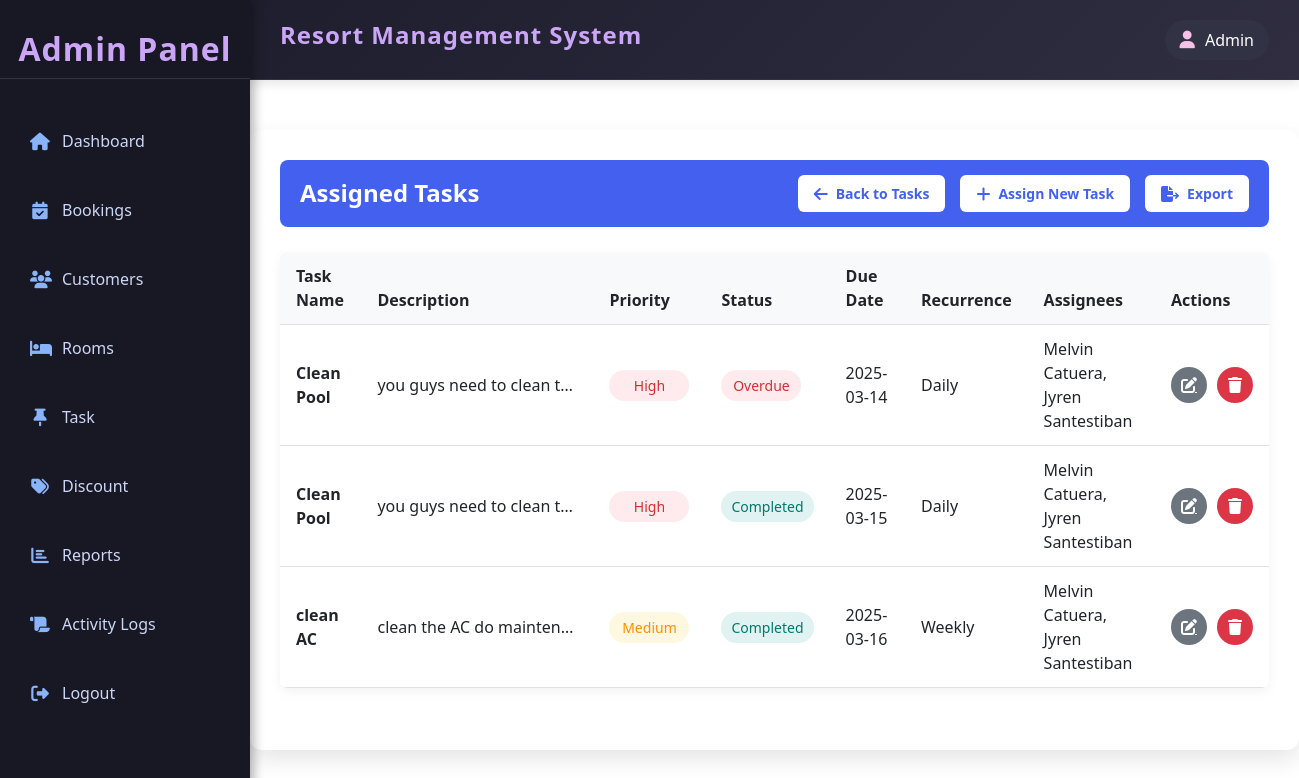
Before: /admin/task/task_assigned_list.php (signed in) with the older database file.
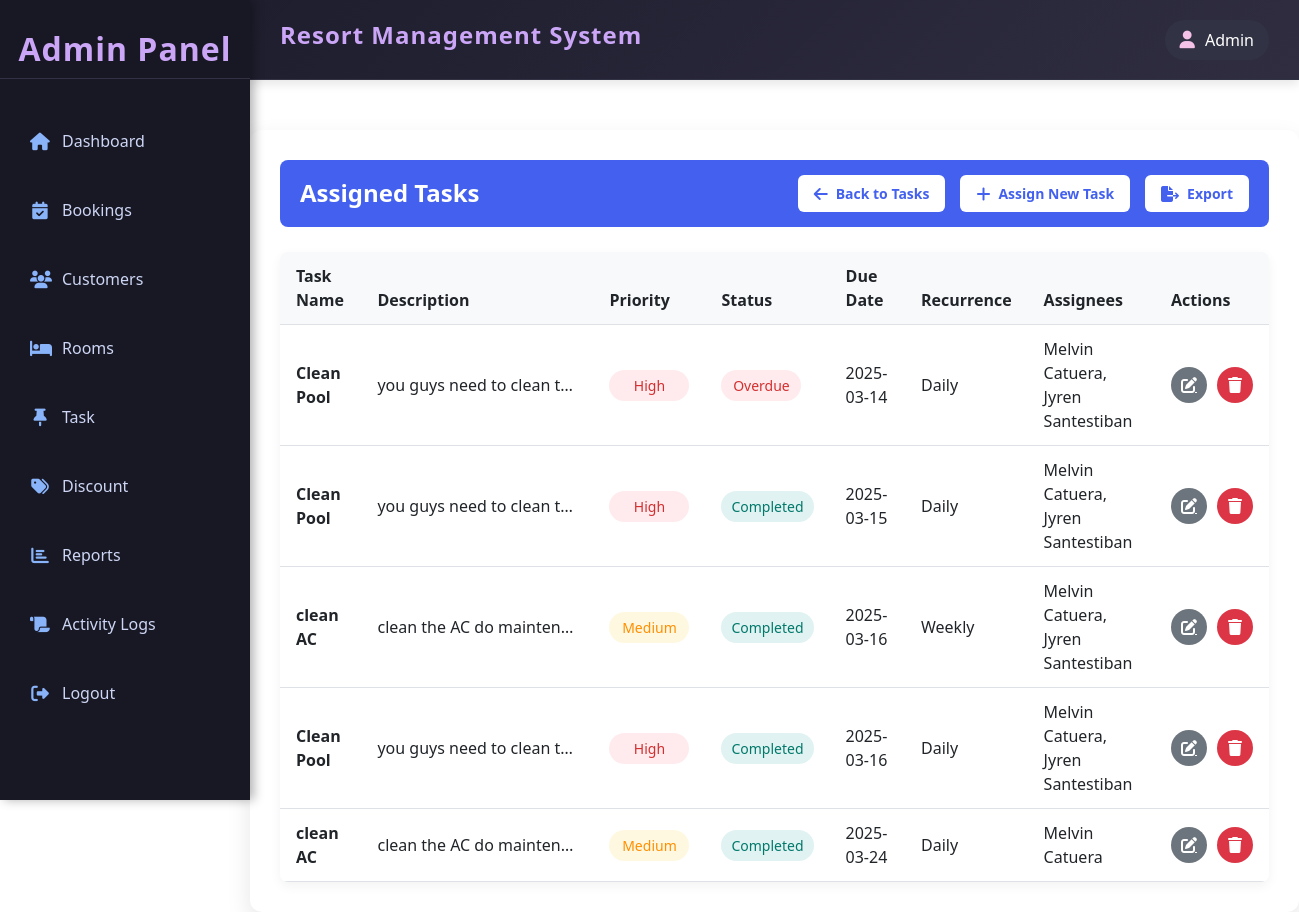
After: the same page with the newer database file.
### tables this page shows
CREATE TABLE IF NOT EXISTS `tasks` (
  `id` int(11) NOT NULL AUTO_INCREMENT,
  `title` varchar(255) NOT NULL,
  `description` text DEFAULT NULL,
  `priority` enum('Low','Medium','High') NOT NULL,
  `status` enum('Pending','Overdue','Completed') NOT NULL DEFAULT 'Pending',
  `due_date` date NOT NULL,
  `recurrence` enum('None','Daily','Weekly','Monthly') DEFAULT 'None',
  `template_id` int(11) NOT NULL,
  `created_at` timestamp NOT NULL DEFAULT current_timestamp(),
  `updated_at` timestamp NULL DEFAULT current_timestamp() ON UPDATE current_timestamp(),
  PRIMARY KEY (`id`)
);

### admin/task/task_assigned_list.php (the view, shortened to what this page needs)
<?php
include('../../resources/database/config.php');
include ('../includes/template.php');
$sql = "
    SELECT
        t.id AS task_id,
        t.title,
        t.description,
        t.priority,
        t.status,
        t.due_date,
        t.recurrence,
        GROUP_CONCAT(CONCAT(u.fname, ' ', u.lname) SEPARATOR ', ') AS assignees
    FROM
        tasks t
    INNER JOIN
        task_assignees ta ON t.id = ta.task_id
    INNER JOIN
        account a ON ta.staff_id = a.account_id
    INNER JOIN
        user u ON a.account_id = u.account_id
    GROUP BY
        t.title, t.due_date, t.recurrence
    ORDER BY
        t.due_date ASC
";
$result = mysqli_query($conn, $sql);
?>
<!DOCTYPE html>
<html lang="en">
<head>
    <link rel="stylesheet" href="https://cdn.jsdelivr.net/npm/bootstrap@5.3.0/dist/css/bootstrap.min.css">
    <link rel="stylesheet" href="https://cdnjs.cloudflare.com/ajax/libs/font-awesome/6.4.2/css/all.min.css">
</head>
<body>
    <div class="content">
        <div class="navigation-banner">
            <h2 class="banner-title">Assigned Tasks</h2>
            <div class="banner-actions">
                <a href="index.php" class="banner-btn"><i class="fas fa-arrow-left"></i> Back to Tasks</a>
                <a href="task_template.php" class="banner-btn"><i class="fas fa-plus"></i> Assign New Task</a>
                <a href="export_tasks.php" class="banner-btn"><i class="fas fa-file-export"></i> Export</a>
            </div>
        </div>
        <div class="table-responsive">
            <table class="table table-hover mb-0">
                <thead>
                    <tr>
                        <th>Task Name</th>
                        <th>Description</th>
                        <th>Priority</th>
                        <th>Status</th>
                        <th>Due Date</th>
                        <th>Recurrence</th>
                        <th>Assignees</th>
                        <th>Actions</th>
                    </tr>
                </thead>
                <tbody>
                    <?php if (isset($result) && mysqli_num_rows($result) > 0): ?>
                        <?php while ($row = mysqli_fetch_assoc($result)): ?>
                            <?php
                                $priorityClass = '';
                                switch(strtolower($row['priority'])) {
                                    case 'high':
                                        $priorityClass = 'priority-high';
                                        break;
                                    case 'medium':
                                        $priorityClass = 'priority-medium';
                                        break;
                                }
                                $statusClass = '';
                                switch(strtolower($row['status'])) {
                                    case 'completed':
                                        $statusClass = 'status-completed';
                                        break;
                                    case 'overdue':
                                        $statusClass = 'status-overdue';
                                        break;
                                }
                            ?>
                            <tr>
                                <td><strong><?php echo htmlspecialchars($row['title']); ?></strong></td>
                                <td><div class="task-description"><?php echo htmlspecialchars($row['description']); ?></div></td>
                                <td><span class="task-priority <?php echo $priorityClass; ?>"><?php echo htmlspecialchars($row['priority']); ?></span></td>
                                <td><span class="task-status <?php echo $statusClass; ?>"><?php echo htmlspecialchars($row['status']); ?></span></td>
                                <td><?php echo htmlspecialchars($row['due_date']); ?></td>
                                <td><?php echo htmlspecialchars($row['recurrence']); ?></td>
                                <td><?php echo htmlspecialchars($row['assignees']); ?></td>
                                <td>
                                    <div class="action-btns">
                                        <a href="assign_edit.php?id=<?php echo $row['task_id']; ?>" class="action-btn edit-btn" title="Edit Task"><i class="fas fa-edit"></i></a>
                                        <a href="delete.php?id=<?php echo $row['task_id']; ?>&delete='yes'" class="action-btn delete-btn" title="Delete Task" onclick="return confirm('Are you sure you want to delete this task?');"><i class="fas fa-trash"></i></a>
                                    </div>
                                </td>
                            </tr>
                        <?php endwhile; ?>
                    <?php endif; ?>
                </tbody>
            </table>
        </div>
    </div>
</body>
</html>

### admin/includes/template.php (shortened to what this page needs)
<!DOCTYPE html>
<html lang="en">
<head>
    <link rel="stylesheet" href="https://cdnjs.cloudflare.com/ajax/libs/font-awesome/6.4.2/css/all.min.css">
    <link rel="stylesheet" href="https://cdn.jsdelivr.net/npm/bootstrap@5.3.0/dist/css/bootstrap.min.css">
</head>
<body>
    <div class="sidebar">
        <h2>Admin Panel</h2>
        <ul>
            <li><a href="http:/resort-ms/admin/index.php"><i class="fas fa-home"></i> Dashboard</a></li>
            <li><a href="http:/resort-ms/admin/booking/index.php?switch="><i class="fas fa-calendar-check"></i> Bookings</a></li>
            <li><a href="http:/resort-ms/admin/customer/index.php"><i class="fas fa-users"></i> Customers</a></li>
            <li><a href="http:/resort-ms/admin/rooms/index.php"><i class="fas fa-bed"></i> Rooms</a></li>
            <li><a href="http:/resort-ms/admin/task/task_assigned_list.php"><i class="fas fa-thumbtack"></i>Task</a></li>
            <li><a href="http:/resort-ms/admin/discount/index.php"><i class="fas fa-tags"></i> Discount</a></li>
            <li><a href="http:/resort-ms/admin/reports/index.php"><i class="fas fa-chart-bar"></i> Reports</a></li>
            <li><a href="http:/resort-ms/admin/activity_logs/index.php"><i class="fas fa-scroll"></i> Activity Logs</a></li>
            <li><a href="http:/resort-ms/logout.php"><i class="fas fa-sign-out-alt"></i> Logout</a></li>
        </ul>
    </div>
    <div class="header">
        <h2>Resort Management System</h2>
        <div class="admin-info">
            <i class="fas fa-user"></i> Admin
        </div>
    </div>
</body>
</html>

### admin/includes/template.php (style rules this page uses)
body { display: grid; grid-template-columns: 250px 100px 100px auto; grid-template-rows: 80px 100px auto 100px; height: 100vh; margin: 0; font-family: 'Segoe UI', Tahoma, Geneva, Verdana, sans-serif; background: #1E1E2E; color: #E0E0E0; }
.sidebar { grid-row: 1 / 5; background: #181825; color: white; padding: 20px 0; position: fixed; height: 100vh; width: 250px; box-shadow: 4px 0 10px rgba(0, 0, 0, 0.3); transition: all 0.3s ease; }
.sidebar h2 { text-align: center; margin-bottom: 30px; padding: 10px; color: #CBA6F7; font-weight: 600; letter-spacing: 1px; border-bottom: 1px solid #313244; }
.sidebar ul { list-style: none; padding-left: 0; }
.sidebar ul li { padding: 8px 15px; margin-bottom: 5px; }
.sidebar ul li a { color: #CDD6F4; text-decoration: none; display: flex; align-items: center; padding: 12px 15px; border-radius: 8px; transition: all 0.3s; margin-right: 15px; }
.sidebar ul li a i { margin-right: 12px; width: 20px; text-align: center; font-size: 1.1em; color: #89B4FA; }
.header { grid-column: 2 / 5; grid-row: 1/2; background: linear-gradient(135deg, #1E1E2E 0%, #302D41 100%); display: flex; align-items: center; justify-content: space-between; padding: 0 30px; color: white; box-shadow: 0 4px 10px rgba(0, 0, 0, 0.1); border-bottom: 1px solid #313244; }
.header h2 { font-weight: 600; font-size: 1.5rem; color: #CBA6F7; letter-spacing: 1px; }
.admin-info { display: flex; align-items: center; background: #313244; padding: 8px 15px; border-radius: 50px; font-weight: 500; transition: all 0.3s; }
.admin-info i { margin-right: 10px; color: #F5C2E7; font-size: 1.1em; }
.content { grid-column: 2 / 5; grid-row: 2 / 5; width: 100%; padding: 20px; background: #1E1E2E; box-shadow: inset 0 5px 15px rgba(0, 0, 0, 0.1); color: black; }

### admin/task/task_assigned_list.php (style rules this page uses)
.content { max-width: 1200px; margin: 50px auto; background: white; padding: 30px; border-radius: 12px; box-shadow: 0 10px 25px rgba(0, 0, 0, 0.1); }
.navigation-banner { background-color: #4361ee; color: white; padding: 15px 20px; border-radius: 8px; margin-bottom: 25px; display: flex; justify-content: space-between; align-items: center; flex-wrap: wrap; gap: 10px; }
.banner-title { margin: 0; font-size: 24px; font-weight: 600; }
.banner-actions { display: flex; gap: 15px; flex-wrap: wrap; }
.banner-btn { background-color: white; color: #4361ee; border: none; border-radius: 6px; padding: 8px 16px; font-size: 14px; font-weight: 600; display: inline-flex; align-items: center; gap: 8px; transition: all 0.2s; text-decoration: none; }
.banner-btn i { font-size: 16px; }
.table th { background-color: #f8f9fa; font-weight: 600; border-top: none; padding: 12px 16px; }
.table td { padding: 12px 16px; vertical-align: middle; }
.table-responsive { border-radius: 8px; overflow: hidden; box-shadow: 0 4px 12px rgba(0, 0, 0, 0.05); }
.task-priority, .task-status { display: inline-block; padding: 5px 10px; border-radius: 20px; font-size: 14px; font-weight: 500; text-align: center; min-width: 80px; }
.priority-high { background-color: #ffebee; color: #d32f2f; }
.priority-medium { background-color: #fff8e1; color: #ff8f00; }
.status-completed { background-color: #e0f2f1; color: #00796b; }
.status-overdue { background-color: #ffebee; color: #d32f2f; }
.action-btns { display: flex; gap: 10px; }
.action-btn { border: none; width: 36px; height: 36px; border-radius: 50%; display: flex; align-items: center; justify-content: center; color: white; transition: all 0.2s; }
.edit-btn { background-color: #6c757d; }
.delete-btn { background-color: #dc3545; }
.task-description { max-width: 200px; overflow: hidden; text-overflow: ellipsis; white-space: nowrap; }

Changed rows visible on the page:
added tasks: title "Clean Pool", description "you guys need to clean t…", priority "High", status "Completed", due_date "2025-03-16", recurrence "Daily", assignees "Melvin Catuera, Jyren Santestiban"
added tasks: title "clean AC", description "clean the AC do mainten…", priority "Medium", status "Completed", due_date "2025-03-24", recurrence "Daily", assignees "Melvin Catuera"
